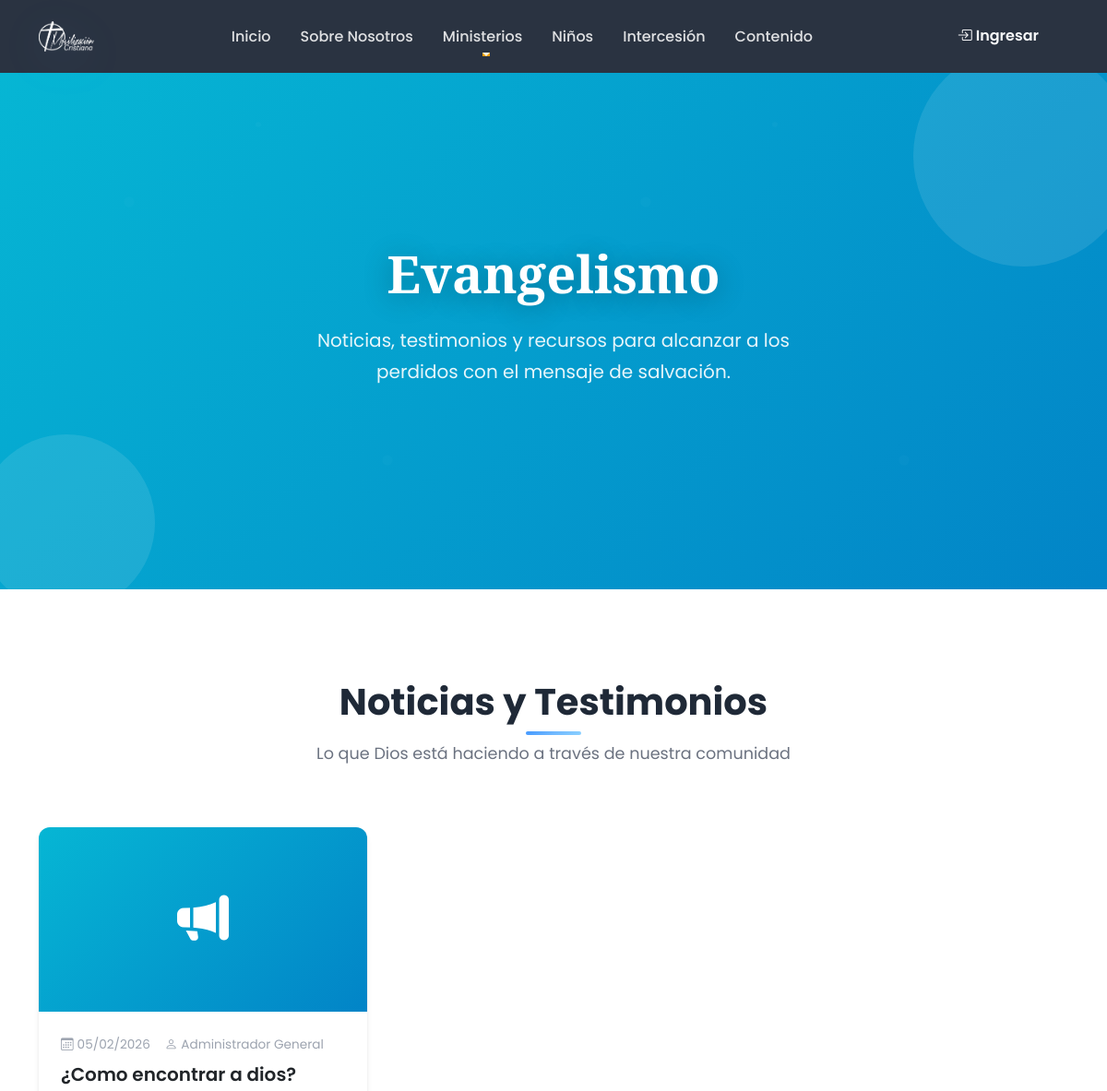
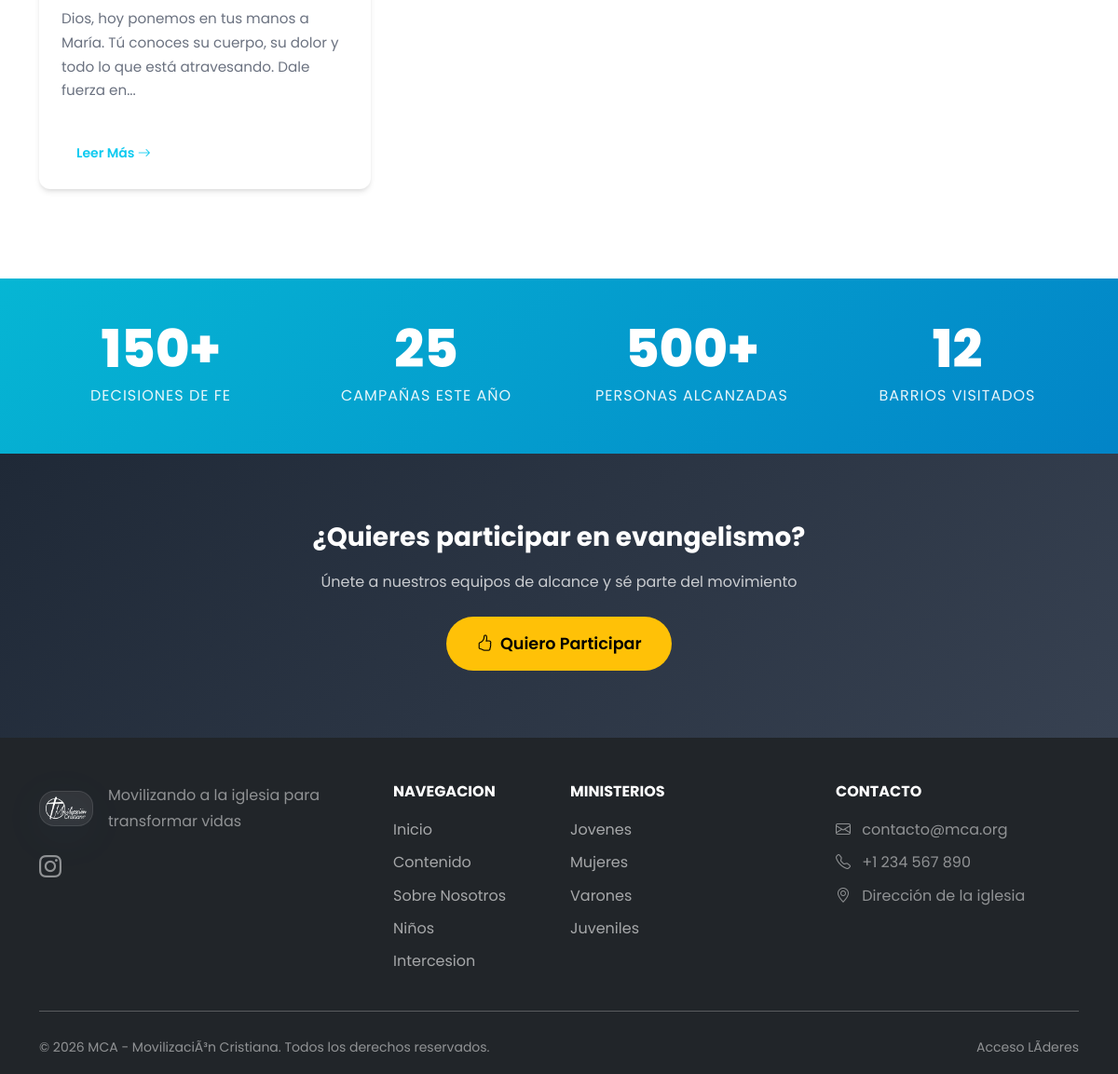
/evangelismo.php, run on the app's committed database (2 pictures, top to bottom).
### tables this page shows
CREATE TABLE `seccion_config` (
  `id` int(11) NOT NULL,
  `seccion_key` varchar(50) NOT NULL,
  `header_image_url` varchar(255) DEFAULT NULL,
  `header_title` varchar(255) DEFAULT NULL,
  `header_subtitle` text DEFAULT NULL,
  `updated_at` timestamp NOT NULL DEFAULT current_timestamp() ON UPDATE current_timestamp()
);

CREATE TABLE `publicaciones` (
  `id` int(11) NOT NULL,
  `titulo` varchar(200) NOT NULL,
  `slug` varchar(200) NOT NULL,
  `contenido` text NOT NULL,
  `extracto` text DEFAULT NULL,
  `imagen` varchar(255) DEFAULT NULL,
  `seccion` enum('jovenes','mujeres','varones','juveniles','evangelismo','intercesion') NOT NULL,
  `autor_id` int(11) NOT NULL,
  `is_published` tinyint(1) NOT NULL DEFAULT 0,
  `published_at` timestamp NULL DEFAULT NULL,
  `created_at` timestamp NOT NULL DEFAULT current_timestamp(),
  `updated_at` timestamp NOT NULL DEFAULT current_timestamp() ON UPDATE current_timestamp(),
  `estado` varchar(20) DEFAULT 'publicado',
  `video_url` varchar(255) DEFAULT NULL,
  `vistas` int(11) DEFAULT 0
);

CREATE TABLE `users` (
  `id` int(11) NOT NULL,
  `username` varchar(50) NOT NULL,
  `email` varchar(100) NOT NULL,
  `password` varchar(255) NOT NULL,
  `full_name` varchar(100) NOT NULL,
  `phone` varchar(20) DEFAULT NULL,
  `role` enum('admin','supervisor','lider','admin_jovenes','admin_mujeres','admin_varones','admin_juveniles','admin_evangelismo','admin_intercesion','user') NOT NULL DEFAULT 'user',
  `is_active` tinyint(1) NOT NULL DEFAULT 1,
  `created_at` timestamp NOT NULL DEFAULT current_timestamp(),
  `updated_at` timestamp NOT NULL DEFAULT current_timestamp() ON UPDATE current_timestamp()
);

### includes/functions.php (called while the page is built, shortened)
<?php
function sanitize($input) {
    return htmlspecialchars(trim($input), ENT_QUOTES, 'UTF-8');
}
function formatDate($date, $format = 'd/m/Y') {
    return date($format, strtotime($date));
}
function getPublications($section = null, $limit = 10, $onlyPublished = false) {
    try {
        $pdo = getConnection();
        $sql = "SELECT p.*, u.full_name as autor_nombre
                FROM publicaciones p
                JOIN users u ON p.autor_id = u.id";
        $params = [];
        $conditions = [];
        if ($section) {
            $conditions[] = "p.seccion = ?";
            $params[] = $section;
        }
        if (!empty($conditions)) {
            $sql .= " WHERE " . implode(" AND ", $conditions);
        }
        $sql .= " ORDER BY p.created_at DESC LIMIT " . intval($limit);
        $stmt = $pdo->prepare($sql);
        $stmt->execute($params);
        return $stmt->fetchAll();
    } catch (Exception $e) {
        return [];
    }
}
function getSectionConfig($sectionKey, $refresh = false) {
    try {
        $pdo = getConnection();
        $stmt = $pdo->prepare("SELECT * FROM seccion_config WHERE seccion_key = ?");
        $stmt->execute([$sectionKey]);
        $config = $stmt->fetch(PDO::FETCH_ASSOC);
        if ($config) {
            return $config;
        }
    } catch (Exception $e) {
    }
    return [];
}

### evangelismo.php (the view, shortened to what this page needs)
<?php
$seccion = 'evangelismo';
require_once __DIR__ . '/includes/header.php';
$publicaciones = getPublications($seccion, 12);
$sectionConfig = getSectionConfig($seccion);
$heroStyle = 'min-height: 50vh; background: linear-gradient(135deg, #06b6d4 0%, #0284c7 100%);';
$heroTitle = $sectionConfig['header_title'] ?? 'Evangelismo';
$heroSubtitle = $sectionConfig['header_subtitle'] ?? 'Noticias, testimonios y recursos para alcanzar a los perdidos con el mensaje de salvación.';
?>
<section class="hero-section text-white" style="<?= $heroStyle ?>">
    <div class="floating-shapes">
        <div class="shape"></div>
        <div class="shape"></div>
    </div>
    <div class="container">
        <div class="row align-items-center justify-content-center text-center" style="min-height: 50vh;">
            <div class="col-lg-8 hero-content" data-aos="fade-up">
                <h1 class="hero-title display-heading"><?= sanitize($heroTitle) ?></h1>
                <p class="hero-subtitle mx-auto">
                    <?= sanitize($heroSubtitle) ?>
                </p>
            </div>
        </div>
    </div>
</section>
<section class="py-5">
    <div class="container py-5">
        <div class="section-header" data-aos="fade-up">
            <h2>Noticias y Testimonios</h2>
            <p>Lo que Dios está haciendo a través de nuestra comunidad</p>
        </div>
        <?php if (!empty($publicaciones)): ?>
        <div class="row g-4">
            <?php foreach ($publicaciones as $post): ?>
            <div class="col-lg-4 col-md-6" data-aos="fade-up">
                <div class="card blog-card h-100">
                    <?php if ($post['imagen']): ?>
                    <img src="<?= BASE_URL . $post['imagen'] ?>" class="card-img-top" alt="<?= sanitize($post['titulo']) ?>">
                    <?php else: ?>
                    <div class="card-img-top d-flex align-items-center justify-content-center" style="height: 200px; background: linear-gradient(135deg, #06b6d4, #0284c7);">
                        <i class="bi bi-megaphone-fill text-white display-4"></i>
                    </div>
                    <?php endif; ?>
                    <div class="card-body">
                        <div class="card-meta">
                            <span><i class="bi bi-calendar3 me-1"></i><?= formatDate($post['created_at']) ?></span>
                            <span><i class="bi bi-person me-1"></i><?= sanitize($post['autor_nombre']) ?></span>
                        </div>
                        <h5 class="card-title"><?= sanitize($post['titulo']) ?></h5>
                        <p class="card-text"><?= sanitize(substr(strip_tags($post['contenido']), 0, 120)) ?>...</p>
                    </div>
                    <div class="card-footer bg-transparent border-0 pb-3">
                        <a href="<?= BASE_URL ?>/publicacion.php?id=<?= $post['id'] ?>" class="btn btn-outline-info btn-sm">
                            Leer Más <i class="bi bi-arrow-right"></i>
                        </a>
                    </div>
                </div>
            </div>
            <?php endforeach; ?>
        </div>
        <?php endif; ?>
    </div>
</section>
<section class="py-5" style="background: linear-gradient(135deg, #06b6d4, #0284c7);">
    <div class="container">
        <div class="row g-4 text-center text-white">
            <div class="col-6 col-md-3" data-aos="fade-up">
                <div class="stat-item">
                    <div class="stat-number">150+</div>
                    <div class="stat-label">Decisiones de Fe</div>
                </div>
            </div>
            <div class="col-6 col-md-3" data-aos="fade-up" data-aos-delay="100">
                <div class="stat-item">
                    <div class="stat-number">25</div>
                    <div class="stat-label">Campañas Este Año</div>
                </div>
            </div>
            <div class="col-6 col-md-3" data-aos="fade-up" data-aos-delay="200">
                <div class="stat-item">
                    <div class="stat-number">500+</div>
                    <div class="stat-label">Personas Alcanzadas</div>
                </div>
            </div>
            <div class="col-6 col-md-3" data-aos="fade-up" data-aos-delay="300">
                <div class="stat-item">
                    <div class="stat-number">12</div>
                    <div class="stat-label">Barrios Visitados</div>
                </div>
            </div>
        </div>
    </div>
</section>
<section class="py-5 bg-dark-section">
    <div class="container py-4 text-center">
        <h3 class="fw-bold mb-3">¿Quieres participar en evangelismo?</h3>
        <p class="opacity-75 mb-4">Únete a nuestros equipos de alcance y sé parte del movimiento</p>
        <a href="<?= BASE_URL ?>/formularios.php" class="btn btn-warning btn-lg">
            <i class="bi bi-hand-thumbs-up me-2"></i>Quiero Participar
        </a>
    </div>
</section>
<?php require_once __DIR__ . '/includes/footer.php'; ?>

### data on the page
seccion_config: header_title "Evangelismo", header_subtitle "Noticias, testimonios y recursos para alcanzar a los perdidos con el mensaje de salvación."
publicaciones: created_at "05/02/2026", autor.full_name "Administrador General", titulo "¿Como encontrar a dios?", contenido "Dios, hoy ponemos en tus manos a María. Tú conoces su cuerpo, su dolor y todo lo que está atravesando. Dale fuerza en"

### other printed values
getSetting('site_email', 'contacto@mca.org') "contacto@mca.org"
getSetting('site_phone', '+56 9 1234 5678') "+1 234 567 890"
getSetting('site_address', 'Santiago, Chile') "Dirección de la iglesia"
